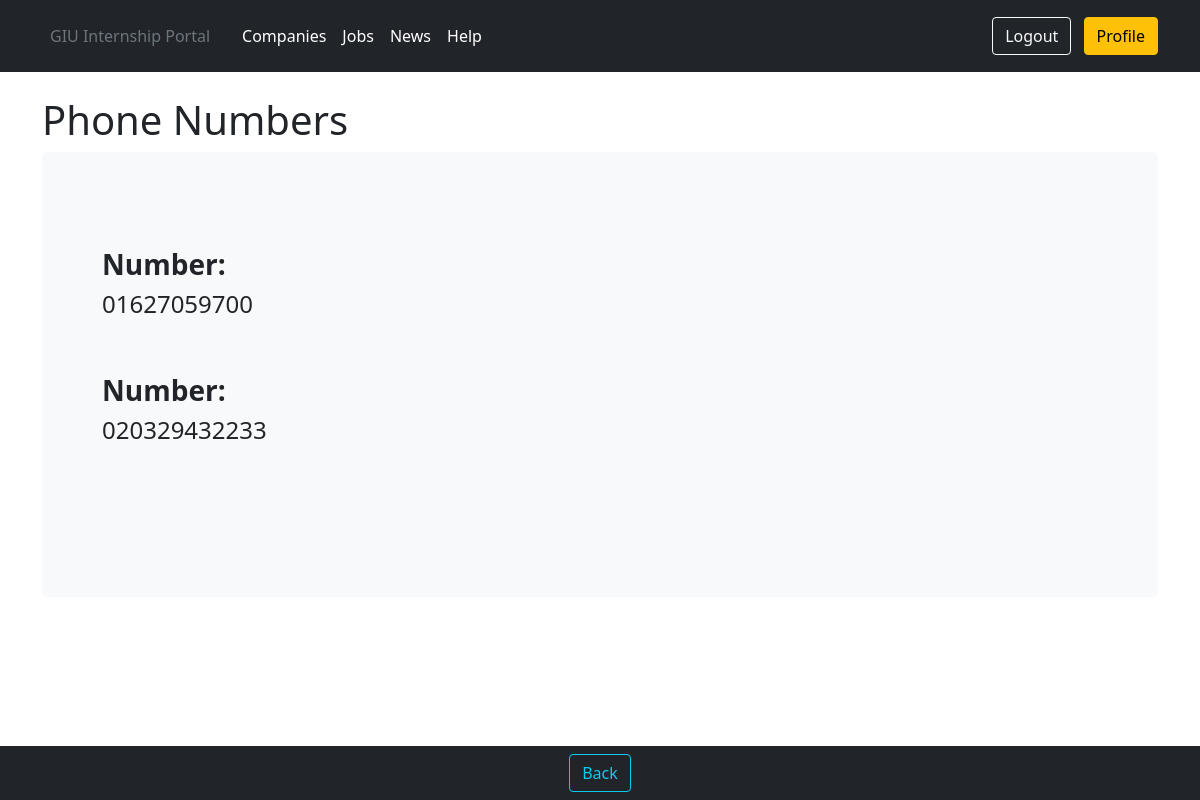
Page /users/giuadmin/42/admin_portal/admin_view/generic/student/phones/ (signed in) on the committed database.
### users/models.py (models this page shows)
class StudentPhoneNumbers(models.Model):
    student_id = models.ForeignKey(Student, on_delete=models.CASCADE)
    phone_number = models.CharField(max_length=20, primary_key=True)
    def __str__(self):
        return self.phone_number
    class Meta:
        unique_together = (('student_id', 'phone_number'),)

### portal/views.py (the view)
# urls.py: path('student/phones/', views.StudentPhoneViewGeneric.as_view(), name='generic_student_phone'),
class StudentPhoneViewGeneric(LoginRequiredMixin, UserPassesTestMixin, ListView):
    model = models.StudentPhoneNumbers
    template_name = 'portal/student_phone_numbers.html'
    context_object_name = 'student_phone_list_generic'
    login_url = 'login'
    def get_queryset(self):
        std = models.Student(user=self.request.user)
        queryset = models.StudentPhoneNumbers.objects.filter(student_id=self.kwargs['pk'])
        return queryset
    def test_func(self):
        return self.request.user.is_employer or \
               self.request.user.is_academic_advisor or self.request.user.is_career_office_coordinator or \
               self.request.user.is_faculty_representative or self.request.user.is_admin

### templates/portal/student_phone_numbers.html (shortened to what this page needs)
{% extends 'userprofiles/profile_base.html' %}
{% block navitems %}
    <button onclick="history.back()" class="btn btn-outline-info ml-2" type="button">Back</button>
{% endblock navitems %}
{% block profile_body %}
    <br>
    <div class="container">
        <h1>Phone Numbers</h1>
        <div class="p-5 mb-4 bg-light rounded-3">
            <div class="container-fluid py-5">
                {% for number in student_phone_list_generic %}
                    <h3><strong>Number:</strong></h3>
                    <h4>{{ number }}</h4>
                    <br>
                    <br>
                {% endfor %}
            </div>
        </div>
    </div>
    <br>
    <br>
{% endblock profile_body %}

### rows in the picture
StudentPhoneNumbers: phone_number "01627059700"
StudentPhoneNumbers: phone_number "020329432233"
